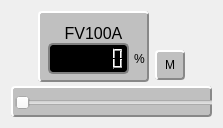
       <widget class="QWidget" name="widgetFV100A" native="true">
        <property name="geometry">
         <rect>
          <x>240</x>
          <y>170</y>
          <width>223</width>
          <height>128</height>
         </rect>
        </property>
        <property name="sizePolicy">
         <sizepolicy hsizetype="MinimumExpanding" vsizetype="MinimumExpanding">
          <horstretch>0</horstretch>
          <verstretch>0</verstretch>
         </sizepolicy>
        </property>
        <property name="minimumSize">
         <size>
          <width>223</width>
          <height>128</height>
         </size>
        </property>
        <property name="toolTip">
         <string>Abertura da Válvula de Água</string>
        </property>
        <layout class="QVBoxLayout" name="verticalLayout_17">
         <item>
          <layout class="QHBoxLayout" name="horizontalLayout_14">
           <item>
            <spacer name="horizontalSpacer_13">
             <property name="orientation">
              <enum>Qt::Orientation::Horizontal</enum>
             </property>
             <property name="sizeHint" stdset="0">
              <size>
               <width>40</width>
               <height>20</height>
              </size>
             </property>
            </spacer>
           </item>
           <item>
            <widget class="QWidget" name="widgetCtrlFV100A" native="true">
             <property name="minimumSize">
              <size>
               <width>111</width>
               <height>71</height>
              </size>
             </property>
             <property name="toolTip">
              <string/>
             </property>
             <property name="accessibleDescription">
              <string/>
             </property>
             <property name="autoFillBackground">
              <bool>false</bool>
             </property>
             <property name="styleSheet">
              <string notr="true">#widgetCtrlFV100A {
    background-color: #c0c0c0; /* Uma cor de fundo neutra */
    border-width: 2px;
    border-style: solid;
    border-color: #ffffff #888888 #888888 #ffffff; /* Bordas: cima, direita, baixo, esquerda */
    border-radius: 4px; /* Bordas arredondadas (opcional) */
    padding: 4px; /* Espaçamento interno (opcional) */
}</string>
             </property>
             <widget class="QLabel" name="label_40">
              <property name="geometry">
               <rect>
                <x>20</x>
                <y>10</y>
                <width>71</width>
                <height>22</height>
               </rect>
              </property>
              <property name="sizePolicy">
               <sizepolicy hsizetype="Minimum" vsizetype="Minimum">
                <horstretch>0</horstretch>
                <verstretch>0</verstretch>
               </sizepolicy>
              </property>
              <property name="font">
               <font>
                <pointsize>12</pointsize>
               </font>
              </property>
              <property name="text">
               <string>FV100A</string>
              </property>
              <property name="alignment">
               <set>Qt::AlignmentFlag::AlignBottom|Qt::AlignmentFlag::AlignHCenter</set>
              </property>
             </widget>
             <widget class="QLCDNumber" name="lcdFV100A">
              <property name="geometry">
               <rect>
                <x>10</x>
                <y>32</y>
                <width>81</width>
                <height>31</height>
               </rect>
              </property>
              <property name="sizePolicy">
               <sizepolicy hsizetype="MinimumExpanding" vsizetype="MinimumExpanding">
                <horstretch>0</horstretch>
                <verstretch>0</verstretch>
               </sizepolicy>
              </property>
              <property name="styleSheet">
               <string notr="true">#lcdFV100A {
        color: red;
        background-color: black;
        border: 2px solid gray;
        border-radius: 5px;
    }</string>
              </property>
              <property name="smallDecimalPoint">
               <bool>true</bool>
              </property>
              <property name="digitCount">
               <number>6</number>
              </property>
             </widget>
             <widget class="QLabel" name="label_41">
              <property name="geometry">
               <rect>
                <x>96</x>
                <y>40</y>
                <width>16</width>
                <height>16</height>
               </rect>
              </property>
              <property name="text">
               <string>%</string>
              </property>
             </widget>
            </widget>
           </item>
           <item>
            <layout class="QVBoxLayout" name="verticalLayout_18">
             <item>
              <spacer name="verticalSpacer_5">
               <property name="orientation">
                <enum>Qt::Orientation::Vertical</enum>
               </property>
               <property name="sizeHint" stdset="0">
                <size>
                 <width>20</width>
                 <height>40</height>
                </size>
               </property>
              </spacer>
             </item>
             <item>
              <widget class="QPushButton" name="pbAMFV100A">
               <property name="sizePolicy">
                <sizepolicy hsizetype="MinimumExpanding" vsizetype="MinimumExpanding">
                 <horstretch>0</horstretch>
                 <verstretch>0</verstretch>
                </sizepolicy>
               </property>
               <property name="minimumSize">
                <size>
                 <width>30</width>
                 <height>30</height>
                </size>
               </property>
               <property name="styleSheet">
                <string notr="true">#pbAMFV100A {
    background-color: #c0c0c0; /* Uma cor de fundo neutra */
    border-width: 2px;
    border-style: solid;
    border-color: #ffffff #888888 #888888 #ffffff; /* Bordas: cima, direita, baixo, esquerda */
    border-radius: 4px; /* Bordas arredondadas (opcional) */
    padding: 4px; /* Espaçamento interno (opcional) */
}</string>
               </property>
               <property name="text">
                <string>M</string>
               </property>
               <property name="checkable">
                <bool>true</bool>
               </property>
              </widget>
             </item>
            </layout>
           </item>
           <item>
            <spacer name="horizontalSpacer_14">
             <property name="orientation">
              <enum>Qt::Orientation::Horizontal</enum>
             </property>
             <property name="sizeHint" stdset="0">
              <size>
               <width>40</width>
               <height>20</height>
              </size>
             </property>
            </spacer>
           </item>
          </layout>
         </item>
         <item>
          <widget class="QWidget" name="widgetSliderFV100A" native="true">
           <property name="sizePolicy">
            <sizepolicy hsizetype="Minimum" vsizetype="Minimum">
             <horstretch>0</horstretch>
             <verstretch>0</verstretch>
            </sizepolicy>
           </property>
           <property name="minimumSize">
            <size>
             <width>201</width>
             <height>31</height>
            </size>
           </property>
           <property name="toolTip">
            <string/>
           </property>
           <property name="styleSheet">
            <string notr="true">#widgetSliderFV100A {
    background-color: #c0c0c0; /* Uma cor de fundo neutra */
    border-width: 2px;
    border-style: solid;
    border-color: #ffffff #888888 #888888 #ffffff; /* Bordas: cima, direita, baixo, esquerda */
    border-radius: 4px; /* Bordas arredondadas (opcional) */
    padding: 4px; /* Espaçamento interno (opcional) */
}</string>
           </property>
           <widget class="QSlider" name="verticalSliderFV100A">
            <property name="geometry">
             <rect>
              <x>4</x>
              <y>7</y>
              <width>201</width>
              <height>20</height>
             </rect>
            </property>
            <property name="toolTip">
             <string/>
            </property>
            <property name="orientation">
             <enum>Qt::Orientation::Horizontal</enum>
            </property>
           </widget>
          </widget>
         </item>
        </layout>
       </widget>
